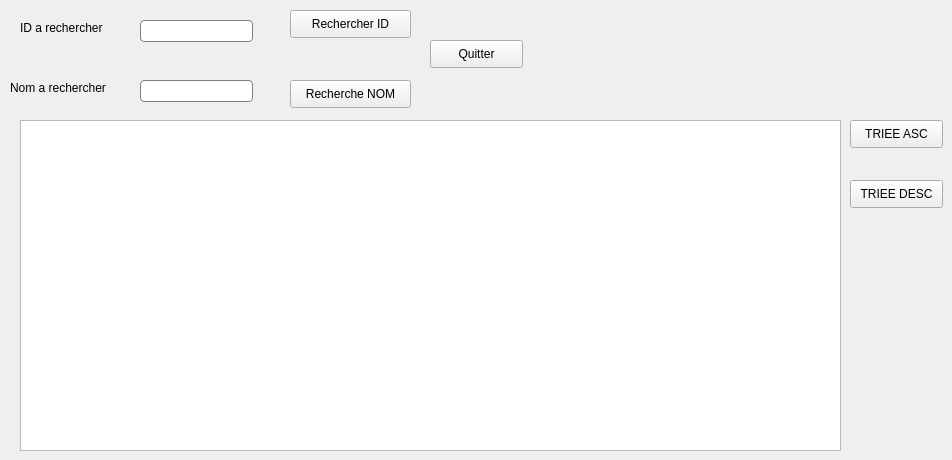
        <widget class="QWidget" name="tab_4">
         <attribute name="title">
          <string>Afficher les clients</string>
         </attribute>
         <widget class="QTableView" name="tabclient">
          <property name="geometry">
           <rect>
            <x>20</x>
            <y>120</y>
            <width>821</width>
            <height>331</height>
           </rect>
          </property>
         </widget>
         <widget class="QLabel" name="label_19">
          <property name="geometry">
           <rect>
            <x>20</x>
            <y>20</y>
            <width>101</width>
            <height>16</height>
           </rect>
          </property>
          <property name="styleSheet">
           <string notr="true">font: 75 9pt &quot;MS Shell Dlg 2&quot;;</string>
          </property>
          <property name="text">
           <string>ID a rechercher</string>
          </property>
         </widget>
         <widget class="QLineEdit" name="id_rech">
          <property name="geometry">
           <rect>
            <x>140</x>
            <y>20</y>
            <width>113</width>
            <height>22</height>
           </rect>
          </property>
          <property name="styleSheet">
           <string notr="true">QLineEdit {
padding: 1px;
border-style: solid;
border: 1px solid grey;
background:white;
border-radius: 4px;
}</string>
          </property>
         </widget>
         <widget class="QPushButton" name="pushButton_5">
          <property name="geometry">
           <rect>
            <x>290</x>
            <y>10</y>
            <width>121</width>
            <height>28</height>
           </rect>
          </property>
          <property name="text">
           <string>Rechercher ID</string>
          </property>
         </widget>
         <widget class="QLabel" name="label_20">
          <property name="geometry">
           <rect>
            <x>10</x>
            <y>80</y>
            <width>101</width>
            <height>16</height>
           </rect>
          </property>
          <property name="styleSheet">
           <string notr="true">font: 75 9pt &quot;MS Shell Dlg 2&quot;;</string>
          </property>
          <property name="text">
           <string>Nom a rechercher</string>
          </property>
         </widget>
         <widget class="QLineEdit" name="nom_rech">
          <property name="geometry">
           <rect>
            <x>140</x>
            <y>80</y>
            <width>113</width>
            <height>22</height>
           </rect>
          </property>
          <property name="styleSheet">
           <string notr="true">QLineEdit {
padding: 1px;
border-style: solid;
border: 1px solid grey;
background:white;
border-radius: 4px;
}</string>
          </property>
         </widget>
         <widget class="QPushButton" name="pushButton_6">
          <property name="geometry">
           <rect>
            <x>290</x>
            <y>80</y>
            <width>121</width>
            <height>28</height>
           </rect>
          </property>
          <property name="text">
           <string>Recherche NOM</string>
          </property>
         </widget>
         <widget class="QPushButton" name="trie_asc">
          <property name="geometry">
           <rect>
            <x>850</x>
            <y>120</y>
            <width>93</width>
            <height>28</height>
           </rect>
          </property>
          <property name="text">
           <string>TRIEE ASC</string>
          </property>
         </widget>
         <widget class="QPushButton" name="trie_desc">
          <property name="geometry">
           <rect>
            <x>850</x>
            <y>180</y>
            <width>93</width>
            <height>28</height>
           </rect>
          </property>
          <property name="text">
           <string>TRIEE DESC</string>
          </property>
         </widget>
         <widget class="QPushButton" name="quitter_af">
          <property name="geometry">
           <rect>
            <x>430</x>
            <y>40</y>
            <width>93</width>
            <height>28</height>
           </rect>
          </property>
          <property name="text">
           <string>Quitter</string>
          </property>
         </widget>
        </widget>
